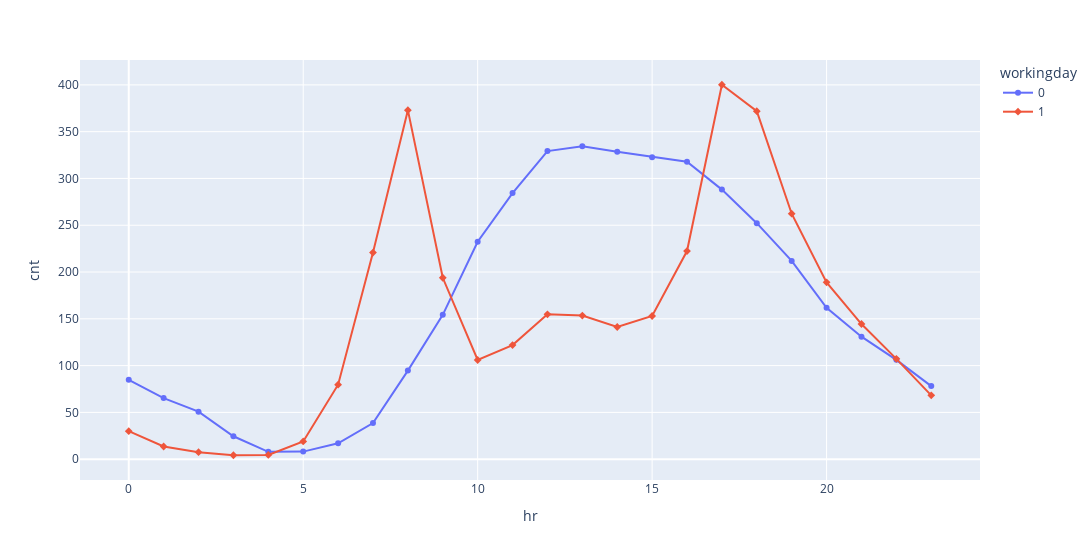

Notebook source saved alongside this figure:
### Code cell
# Demand in each hour of the day over the two years
fig = px.line(peakhour, x='hr', y="cnt", color='workingday', markers=True, symbol="workingday", width= 1300)
fig.show()

### Figure 1 — Plotly figure (JSON) as saved in the notebook; plotly's stock layout.template omitted (floating-point values rounded to 4 significant figures)
{"data": [{"hovertemplate": "workingday=0<br>hr=%{x}<br>cnt=%{y}<extra></extra>", "legendgroup": "0", "line": {"color": "#636efa", "dash": "solid"}, "marker": {"symbol": "circle"}, "mode": "lines+markers", "name": "0", "orientation": "v", "showlegend": true, "type": "scatter", "x": [0, 1, 2, 3, 4, 5, 6, 7, 8, 9, 10, 11, 12, 13, 14, 15, 16, 17, 18, 19, 20, 21, 22, 23], "xaxis": "x", "y": [84.84, 65.27, 50.79, 24.5, 7.85, 8.087, 17.0, 38.63, 94.65, 154.2, 232.4, 284.4, 329.2, 334.5, 328.4, 322.7, 317.8, 288.1, 252.2, 211.9, 161.8, 130.9, 106.1, 78.12], "yaxis": "y"}, {"hovertemplate": "workingday=1<br>hr=%{x}<br>cnt=%{y}<extra></extra>", "legendgroup": "1", "line": {"color": "#EF553B", "dash": "solid"}, "marker": {"symbol": "diamond"}, "mode": "lines+markers", "name": "1", "orientation": "v", "showlegend": true, "type": "scatter", "x": [0, 1, 2, 3, 4, 5, 6, 7, 8, 9, 10, 11, 12, 13, 14, 15, 16, 17, 18, 19, 20, 21, 22, 23], "xaxis": "x", "y": [29.97, 13.55, 7.455, 4.203, 4.552, 18.94, 79.63, 220.8, 373, 193.9, 106.0, 121.9, 154.8, 153.4, 141.2, 153.0, 222.4, 400.1, 371.9, 262.3, 189.0, 144.4, 107.2, 68.19], "yaxis": "y"}], "layout": {"legend": {"title": {"text": "workingday"}, "tracegroupgap": 0}, "margin": {"t": 60}, "width": 1300, "xaxis": {"anchor": "y", "domain": [0, 1], "title": {"text": "hr"}}, "yaxis": {"anchor": "x", "domain": [0, 1], "title": {"text": "cnt"}}}}
